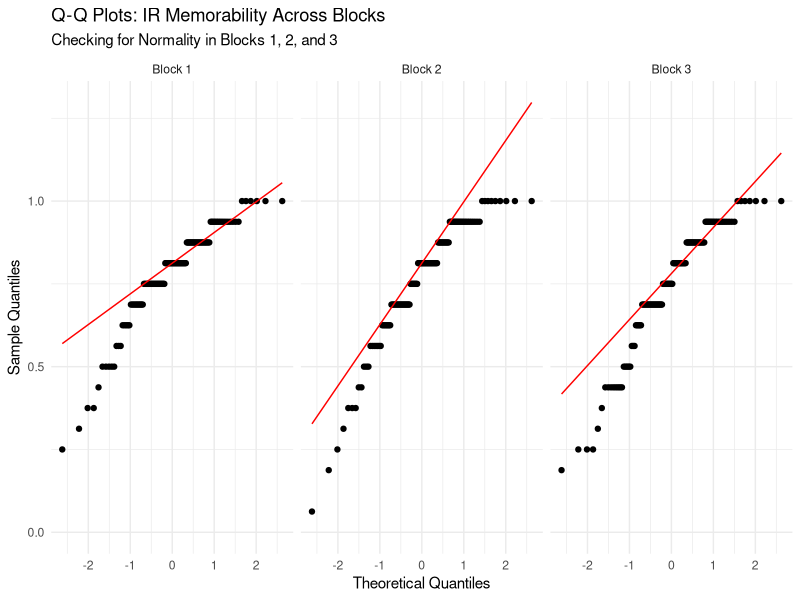
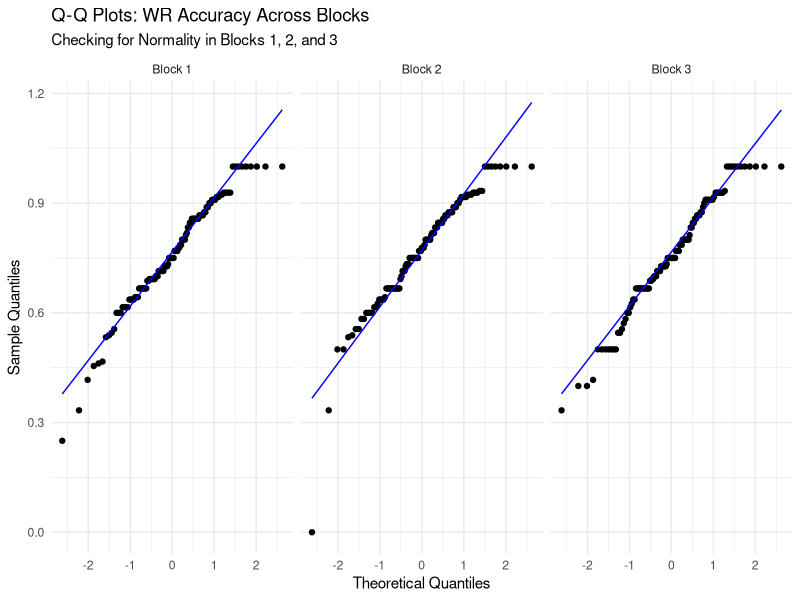
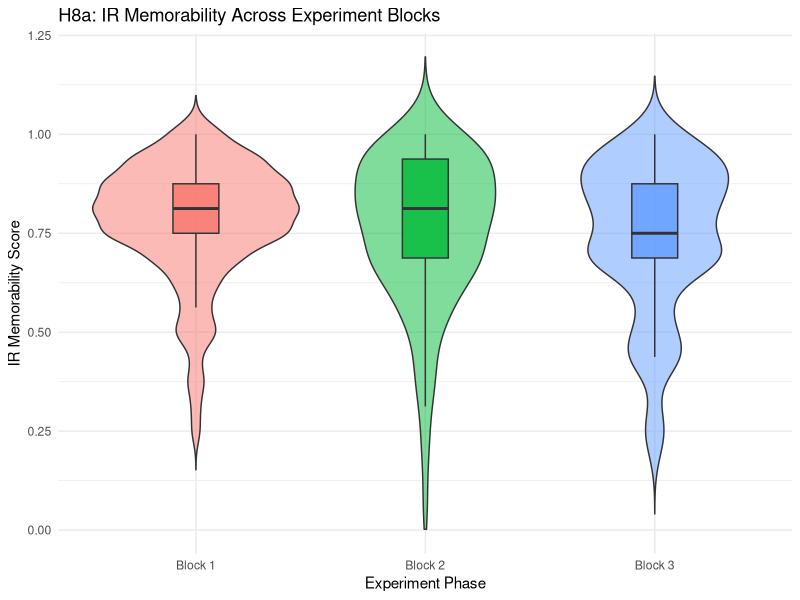
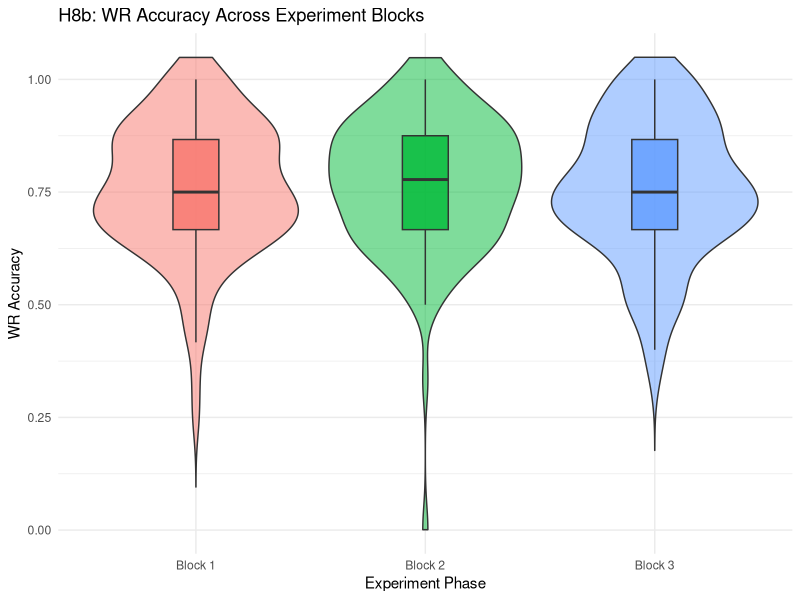

Recreate these plots in R, in order.
## ---- chunk 1
library(tidyverse)
library(stringr)
## ---- chunk 2
raw_dataset <- read_csv(
  "sentence_memorability_data_h8.csv",
  na = c("", "NA", "N/A"),
  show_col_types = FALSE
)
## ---- chunk 3
# 1. Assign Block Numbers using 5-minute gaps
blocked_aggregated <- raw_dataset %>%
  group_by(participant_ID, Block_Number) %>%
  mutate(
    Accuracy.IR = suppressWarnings(as.numeric(Accuracy.IR)),
    Accuracy.WR = suppressWarnings(as.numeric(Accuracy.WR)),
    prev_IR = lag(Accuracy.IR)
  ) %>%
  summarise(
    # IR components
    Total_Repeats = sum(isRepeat == TRUE & Event == "Sentence shown", na.rm = TRUE),
    Total_Denom = sum(is.na(isRepeat) & Event == "Sentence shown", na.rm = TRUE),
    Hits = sum(Event == "IR pressed" & isRepeat == TRUE & Accuracy.IR == 1, na.rm = TRUE),
    False_Alarms = sum(Event == "IR pressed" & is.na(isRepeat), na.rm = TRUE),
    
    # IR metrics
    Hit_Rate = if_else(Total_Repeats > 0, Hits / Total_Repeats, 0),
    False_Alarm_Rate = if_else(Total_Denom > 0, False_Alarms / Total_Denom, 0),
    IR_Memorability = Hit_Rate - False_Alarm_Rate,
    
    # WR components
    WR_correct = sum(Event == "WR pressed" & Accuracy.WR == 1 & prev_IR == 1, na.rm = TRUE),
    WR_total   = sum(Event == "WR pressed" & prev_IR == 1, na.rm = TRUE),
    
    # WR metric
    WR_Accuracy = if_else(WR_total > 0, WR_correct / WR_total, 0),
    .groups = "drop"
  ) %>%
  # Ensure the Block_Number is a categorical factor for plotting/testing
  # (If some participants had more than 3 blocks due to pausing, you can filter them here)
  filter(Block_Number %in% c(1, 2, 3)) %>%
  mutate(Block_Number = factor(Block_Number, levels = c(1, 2, 3), labels = c("Block 1", "Block 2", "Block 3")))
## ---- chunk 4
library(ggplot2)

# Q-Q Plot for IR Memorability by Block
ggplot(blocked_aggregated, aes(sample = IR_Memorability)) +
  stat_qq() + 
  stat_qq_line(color = "red") +
  facet_wrap(~ Block_Number, ncol = 3) +
  scale_y_continuous(limits = c(0, NA)) +
  labs(title = "Q-Q Plots: IR Memorability Across Blocks",
       subtitle = "Checking for Normality in Blocks 1, 2, and 3",
       x = "Theoretical Quantiles",
       y = "Sample Quantiles") +
  theme_minimal()

# Q-Q Plot for WR Accuracy by Block
ggplot(blocked_aggregated, aes(sample = WR_Accuracy)) +
  stat_qq() + 
  stat_qq_line(color = "blue") +
  facet_wrap(~ Block_Number, ncol = 3) +
  scale_y_continuous(limits = c(0, NA)) +
  labs(title = "Q-Q Plots: WR Accuracy Across Blocks",
       subtitle = "Checking for Normality in Blocks 1, 2, and 3",
       x = "Theoretical Quantiles",
       y = "Sample Quantiles") +
  theme_minimal()

# Anderson Darling
library(nortest)

ir_normality_blocks <- blocked_aggregated %>%
  group_by(Block_Number) %>%
  summarise(
    AD_Stat = ad.test(IR_Memorability)$statistic,
    p_value = ad.test(IR_Memorability)$p.value
  )
ir_normality_blocks

wr_normality_blocks <- blocked_aggregated %>%
  group_by(Block_Number) %>%
  summarise(
    AD_Stat = ad.test(WR_Accuracy)$statistic,
    p_value = ad.test(WR_Accuracy)$p.value
  )
wr_normality_blocks
## ---- chunk 5
# Graph H8a: Violin & Boxplot for IR Memorability across Blocks
ggplot(blocked_aggregated, aes(x = Block_Number, y = IR_Memorability, fill = Block_Number)) +
  geom_violin(trim = FALSE, alpha = 0.5) +
  geom_boxplot(width = 0.2, outlier.shape = NA, alpha = 0.8) +
  scale_y_continuous(limits = c(0, NA)) +
  labs(title = "H8a: IR Memorability Across Experiment Blocks", 
       x = "Experiment Phase", 
       y = "IR Memorability Score") +
  theme_minimal() + 
  theme(legend.position = "none")

# Graph H8b: Violin & Boxplot for WR Accuracy across Blocks
ggplot(blocked_aggregated, aes(x = Block_Number, y = WR_Accuracy, fill = Block_Number)) +
  geom_violin(trim = FALSE, alpha = 0.5) +
  geom_boxplot(width = 0.2, outlier.shape = NA, alpha = 0.8) +
  scale_y_continuous(limits = c(0, 1.05)) +  # Cap at 1.05 so the 1.0 ceiling is visible
  labs(title = "H8b: WR Accuracy Across Experiment Blocks", 
       x = "Experiment Phase", 
       y = "WR Accuracy") +
  theme_minimal() + 
  theme(legend.position = "none")
## ---- chunk 6
library(tidyverse)

# 1. Prepare data for the Friedman test
friedman_data <- blocked_aggregated %>%
  # Step A: Drop NA values
  drop_na(IR_Memorability, WR_Accuracy) %>%
  group_by(participant_ID) %>%
  # Step B: Keep ONLY participants who have exactly 3 unique blocks
  filter(n() == 3, n_distinct(Block_Number) == 3) %>%
  ungroup() %>%
  # Step C: Convert to factors AFTER filtering so empty levels are completely gone
  mutate(
    Block_Number = as.factor(Block_Number),
    participant_ID = as.factor(participant_ID)
  )

# 2. Friedman Test for IR Memorability (H8a)
friedman_ir <- friedman.test(IR_Memorability ~ Block_Number | participant_ID, data = friedman_data)
print("Friedman Test for IR Memorability:")
print(friedman_ir)

# 3. Friedman Test for WR Accuracy (H8b)
friedman_wr <- friedman.test(WR_Accuracy ~ Block_Number | participant_ID, data = friedman_data)
print("Friedman Test for WR Accuracy:")
print(friedman_wr)
